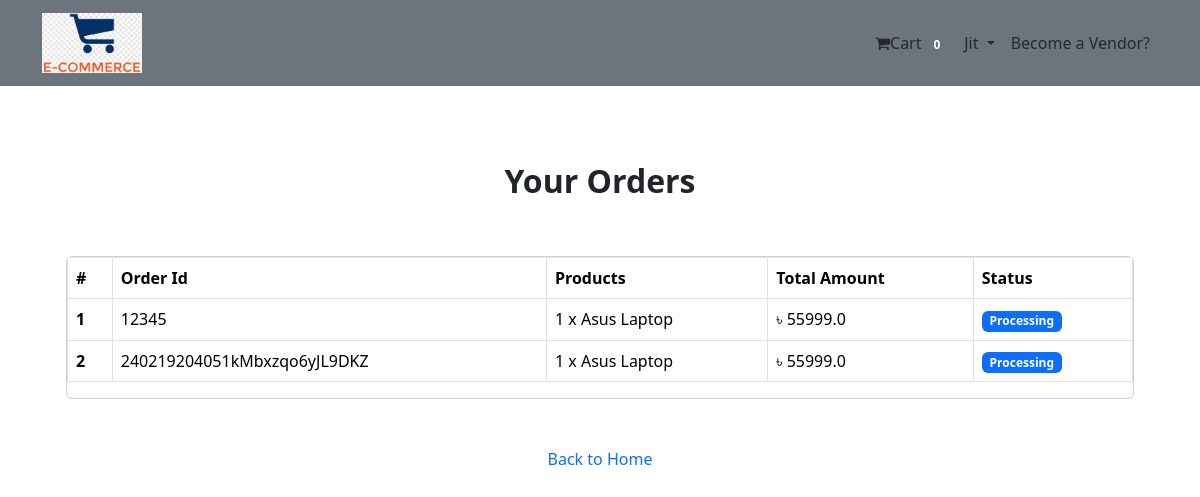
The app's page /payment/order/ (signed in) with its own data.
### account/models.py (models this page shows, shortened)
class User(AbstractBaseUser , PermissionsMixin):
    email = models.EmailField(unique=True, null=False)
    is_staff = models.BooleanField(
        gettext_lazy('stuff status'),
        default = False,
        help_text = gettext_lazy('Designates whether the user should be treated as active. Unselect this instead of deleting accounts.')
    )
    is_active = models.BooleanField(
        gettext_lazy('active'),
        default = True,
        help_text = gettext_lazy('Designates whether the user can log in this site.')
    )
    USERNAME_FIELD = 'email'
    objects = MyUserManager()

class Profile(models.Model):
    user = models.OneToOneField(User, on_delete=models.CASCADE, related_name='profile')
    full_name = models.CharField(max_length=255, blank=True)
    address = models.TextField(max_length=300,blank=True)
    city = models.CharField(max_length=50,blank=True)
    zip = models.CharField(max_length=10, blank=True)
    country = models.CharField(max_length=50, blank=True)
    phone = models.CharField(max_length=20, blank=True)
    date_joined = models.DateTimeField(auto_now_add=True)

### order/models.py (models this page shows)
class Order(models.Model):
    Processing = 'Processing'
    Delivered = 'Delivered'
    status_choices = [
        (Processing, 'Processing'),
        (Delivered, 'Delivered')
    ]
    coupon = models.ForeignKey(
        Coupon, on_delete=models.CASCADE, null=True, blank=True, related_name='cart_coupon')
    orderitems = models.ManyToManyField(Cart)
    user = models.ForeignKey(settings.AUTH_USER_MODEL, on_delete=models.CASCADE)
    ordered = models.BooleanField(default=False)
    created = models.DateTimeField(auto_now_add=True)
    paymentId = models.CharField(max_length=264, blank=True, null=True)
    orderId = models.CharField(max_length=255,blank=True, null=True)
    status = models.CharField(
        max_length=10, choices=status_choices, default=Processing)
    def get_totals(self):
        total = 0
        for order_item in self.orderitems.all():
            total += float(order_item.get_total())
        if self.coupon and self.coupon.is_expired == False:
            if self.coupon.min_amount <= total:
                total = total - (total * (self.coupon.discount/100))
                return total
        return total

class Cart(models.Model):
    user = models.ForeignKey(settings.AUTH_USER_MODEL, on_delete=models.CASCADE, related_name='cart')
    item = models.ForeignKey(Product, on_delete=models.CASCADE, related_name='item')
    quantity = models.IntegerField(default=1)
    purchased = models.BooleanField(default=False)
    created_at = models.DateTimeField(auto_now_add=True)
    updated_at = models.DateTimeField(auto_now_add=True)
    def __str__(self) -> str:
        return f'{self.quantity} x {self.item}'
    def get_total(self):
        total = self.item.price * self.quantity
        priceTotal = format(total,'0.2f')
        return priceTotal

### shop/models.py (models this page shows)
class Product(models.Model):
    category = models.ForeignKey(Category, on_delete=models.CASCADE, related_name='category')
    vendor = models.ForeignKey(
        Vendor, on_delete=models.CASCADE, related_name='product_vendor')
    productimage = models.ImageField(upload_to='Products')
    name = models.CharField(max_length=255)
    price = models.FloatField(default=0.00)
    old_price = models.FloatField(default=0.00, null=True, blank=True)
    preview_text = models.TextField(max_length=200, verbose_name='Preview Text')
    description = models.TextField(max_length=1000, verbose_name='Description')
    created_at = models.DateTimeField(auto_now_add=True)
    def __str__(self) -> str:
        return self.name
    class Meta:
        ordering = ['created_at']

### payment/views.py (the view)
# urls.py: path('order/', views.order_view, name="order"),
@login_required
def order_view(request):
    try:
        orders = Order.objects.filter(user=request.user, ordered=True)
        context = {"orders": orders}
    except:
        messages.warning(request, "You do no have an active order")
        return redirect("home")
    return render(request, "payment/order.html", context)

### order/templatetags/cart_tag.py (called while the page is built)
@register.filter
def cart_total(user):
    order = Order.objects.filter(user=user, ordered=False)
    if order.exists():
        return order[0].orderitems.count()
    else:
        return 0

### templates/payment/order.html (shortened to what this page needs)
{% extends 'base.html' %}
{% block content %}
<div class="container mt-5">
    <h2 class="text-center"><strong>Your Orders</strong></h2>
    <div class="row">
        <div class="col-md-12">
        <div class="card mt-5" style="height:auto">
            <div class="table-responsive">
            <table class="table table-bordered">
                <thead>
                <tr>
                    <th scope="col">#</th>
                    <th scope="col">Order Id</th>
                    <th scope="col">Products</th>
                    <th scope="col">Total Amount</th>
                    <th scope="col">Status</th>
                </tr>
                </thead>
                <tbody>
                {% for order in orders %}
                <tr>
                    <th scope="row">{{ forloop.counter }}</th>
                    <td>{{ order.orderId }}</td>
                    <td>
                    {% for item in order.orderitems.all %} {{item}} <br> {% endfor %}
                    </td>
                    <td>&#2547; {{order.get_totals}}</td>
                    <td><span class="badge text-bg-primary">{{order.status}}</span></td>
                </tr>
                {% endfor %}
                </tbody>
            </table>
            </div>
        </div>
        </div>
        <div class="col-md-12 my-5 text-center">
        <a class="text-decoration" href="{% url 'home' %}">Back to Home</a>
        </div>
    </div>
</div>
{% endblock %}

### templates/navbar.html (shortened to what this page needs)
{% load cart_tag %}
<nav class="navbar navbar-expand-lg bg-secondary">
    <div class="container">
        <a class="navbar-brand" href="{% url 'home' %}"><img class="logo" src="/static/logo/logo.png" alt=""></a>
        <div class="collapse navbar-collapse" id="navbarNav">
            <ul class="navbar-nav ms-auto">
                {% if request.user.is_authenticated %}
                <li class="nav-item">
                    <a href="{% url 'cart' %}" class="nav-link">
                        <i class="fa fa-shopping-cart"></i>Cart
                        <span class="badge badge-light"> {{ request.user|cart_total }}</span>
                    </a>
                </li>
                <li class="nav-item dropdown">
                    {% if user.profile.full_name %}
                    <a class="nav-link dropdown-toggle" href="#" role="button" data-bs-toggle="dropdown"
                        aria-expanded="false">
                        {{user.profile.full_name}}
                    </a>
                    {% else %}
                    <a class="nav-link dropdown-toggle" href="#" role="button" data-bs-toggle="dropdown"
                        aria-expanded="false">
                        {{user.email}}
                    </a>
                    {% endif %}
                </li>
                {% if user.vendor_profile %}
                {% else %}
                <li class="nav-item">
                    <a class="nav-link" href="{% url 'vendor' %}">Become a Vendor?</a>
                </li>
                {% endif %}
                {% else %}
                <li class="nav-item">
                    <a href="{% url 'login' %}" class="btn btn-primary"> Sign Up / Log In </a>
                </li>
                {% endif %}
            </ul>
        </div>
    </div>
</nav>

### static/css/main.css (style rules this page uses)
* { margin: 0; padding: 0; box-sizing: border-box; }
.card { height:350px; }
.text-decoration { text-decoration: none; }
.logo { height: 60px; width: 100px; }

### records on screen
User: user|cart_total "0", profile.full_name "Jit"
Order: orderId "12345", get_totals "55999.0", status "Processing"
Cart: quantity+item "1 x Asus Laptop"
Order: orderId "240219204051kMbxzqo6yJL9DKZ", get_totals "55999.0", status "Processing"
Cart: quantity+item "1 x Asus Laptop"
